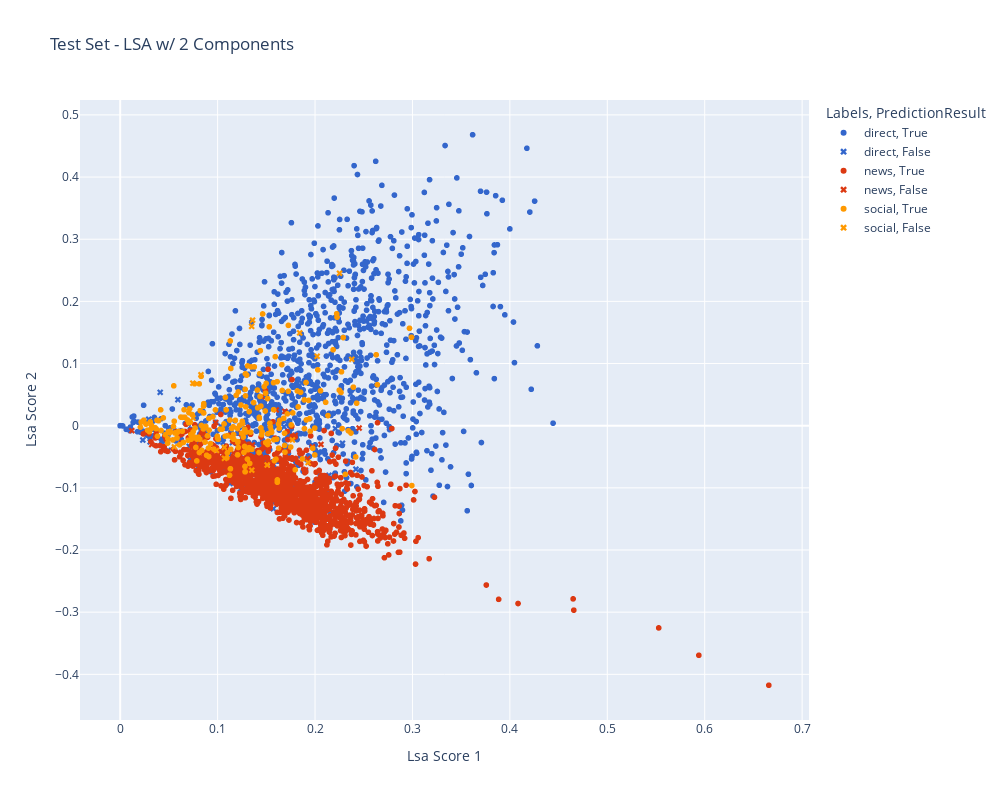

Write notebook code for a chart like this one.
### Code cell
# PLot all test set messages, highlight the miss-classified messages with an X
symbols = ['circle', 'x']

fig = px.scatter(res_df, x="Lsa Score 1", y="Lsa Score 2", color="Labels", hover_data=['Message'],
                 width=1000, height=800, title="Test Set - LSA w/ 2 Components",  
                 symbol = res_df['PredictionResult'], symbol_sequence=symbols, 
                 color_discrete_sequence=px.colors.qualitative.G10)

#fig.update_traces(marker_symbol="x", selector=dict(mode='markers'))
fig.show()

### Figure 1 — Plotly figure (JSON) as saved in the notebook; plotly's stock layout.template omitted (floating-point values rounded to 4 significant figures; data arrays with more than 128 entries replaced by an {"elided": "..."} marker saying what was removed)
{"data": [{"customdata": {"elided": "1047x1 str values"}, "hovertemplate": "Labels=direct<br>PredictionResult=True<br>Lsa Score 1=%{x}<br>Lsa Score 2=%{y}<br>Message=%{customdata[0]}<extra></extra>", "legendgroup": "direct, True", "marker": {"color": "#3366CC", "symbol": "circle"}, "mode": "markers", "name": "direct, True", "showlegend": true, "type": "scattergl", "x": {"elided": "1047 float values"}, "xaxis": "x", "y": {"elided": "1047 float values"}, "yaxis": "y"}, {"customdata": [["They say there is a hurrican ,would it be stared by rain<br> "], ["paklascencion##s "], ["there was a earthquake at cap haitien anorth haiti in 1842,the assessment was rest unknown<br> "], ["My wife is pregnant, she was hit by a block on Jan 12th, she went to the hospital and they said the baby has been moved<br> She's at the hospital called St<br> Therese Miragwan, he doesn't have any money to get her "], ["THE GOUVERNMENT CAANNOT TAKE CARE OF THIS SITUATION,THEY ONLY OBSERVE LIKE THE REST OF US,BUT DO LIKE IF THEY WERE DOING SOMETHING "], ["CYCLONE<br>J EXPECT THE ANSWER PATIENT<br> "], ["The quake happened at an elevated level<br> There are houses that are cracked<br> "], ["Big storm <br><br> 2 days off <br><br> still ca n't sleep <br><br> grr"], ["Would like information from Canada, Senegal, the USA, and France for refuge<br>"], ["It's Over in Gressier<br> The population in the area - Incomplete"], ["How the review will be conducted this year<br> "], ["we ask to contact the police to come check a machine brown located in the lobby of the Hotel El Hancho''''because there are armed people in the car "], ["Peanut butter and jelly sandwiches Apples"], ["Something I witnessed at 6 o'clock at the Centre d'hbergement in Damien: The Americans expelled/kicked out all the earthquake victims<br> "], ["This hurricane better actually happen <br><br> im in need of some serious down time <br><br> lmao"], ["Have they stopped to help and their disaster "], ["It will be really important to think with the country which is held by making back make another experiment with Obama by giving him the country<br> "], ["do the mosquitoes ONG gave are the insecticide which prevent from them to sting somebody is sleeping under it can die them too "], ["Total 50 items : canned beans and vegetables , canned stews and chilies , packaged turkey dogs , instant ( hydratable/microwave ) mac n cheese , noodles n stroganoff , boxed instant oatmeal and other cereals , misc <br> similar packaged items <br>"], ["In the Pyron area (Petionville-Tomasin) "], ["our homes have colapsed due to breaches in Manchar lake and we r now homeless plz save our children from bitter cold<br>"], ["HELP!!THEY ARE SHOOTING ON THE WAY TO ''FRERES'' BY THE IRON BRIDGE SINCE YESTERDAY NIGHT HURRY!!!! SEND SOLDIERS NOW "], ["Definitely ate about 75 % of my emergency food for Hurricane Sandy <br> That 's why I would never survive in a major disaster <br><br>"], ["I need a tente //   / / // @ @   @ to sleep happy<br><br>I sleep too much in the well stars "], ["<br> <br><br> I camping gaz cooker<br> <br><br> ( not sure )<br> <br> For a populatio of more than 5000 people/family<br> From comity for mangaing repair from earthquake"], ["people of Anse Rouge are dying of hunger and thirst<br> "], ["I am a chef and offer my services at a food bank or other facility that would provide food for relief victims of storm Sandy"], ["Storm at sacred heart of jesus"], ["no police officer ever there was only one since earthquake "], ["Whatus MENJS national education says in the exam affairs<br> neither this year<br> "], ["Have single use baby bottles and nipples from hospital , as well as baby formula <br> Also have mens and womens clothing <br>"], ["Food is getting very costly in PAP following the earthquake<br> Rice is now 250 gourdes a measuree it was 200 gourdes before<br> Corn is 125 gourdes, compared to 100 gourdes "], ["wants to know how many death and wounded due to quake"], ["A van full of water clothes blankets kitchen and bathroom miscellaneous garbage bagss gloves"], ["Mme Coq Philomene: Desermithe (Ption-Ville) "], ["I@UU#UTGa UTUUUXU  UU@UU@UUp U<br> "], ["Water , plastic cups and plates , and blankets <br>"], ["bandit are taking over Gonaives<br> they are armed<br> all the criminals are going away from the capital<br>"], ["wow clouds started to come up the sky,but the police stopped it "]], "hovertemplate": "Labels=direct<br>PredictionResult=False<br>Lsa Score 1=%{x}<br>Lsa Score 2=%{y}<br>Message=%{customdata[0]}<extra></extra>", "legendgroup": "direct, False", "marker": {"color": "#3366CC", "symbol": "x"}, "mode": "markers", "name": "direct, False", "showlegend": true, "type": "scattergl", "x": [0.1712, 0.02927, 0.1311, 0.2419, 0.2209, 0.0479, 0.1205, 0.05924, 0.2281, 0.1789, 0.1056, 0.2143, 0.02321, 0.1601, 0.1031, 0.1681, 0.1574, 0.1517, 0.1235, 0.1127, 0.1146, 0.1335, 0.1863, 0.1363, 0.1399, 0.1175, 0.2366, 0.04926, 0.06961, 0.07082, 0.1462, 0.1152, 0.1448, 0.07132, 0.03076, 0.04106, 0.1573, 0.133, 0.1465], "xaxis": "x", "y": [-0.01736, 0.01043, -0.04753, -0.06999, -0.00461, -0.02064, -0.04245, 0.0418, -0.02822, -0.116, -0.02676, -0.07975, -0.02314, -0.00106, -0.0007731, -0.001798, -0.06769, 0.006693, -0.1019, -0.093, -0.01644, 0.0009151, 0.06842, 0.09167, 0.01575, -0.08515, 0.05114, -0.03958, 0.003111, -0.03321, -0.05803, -0.02718, 0.03766, -0.05435, -0.02601, 0.05366, -0.1336, -0.05629, -0.06335], "yaxis": "y"}, {"customdata": {"elided": "1263x1 str values"}, "hovertemplate": "Labels=news<br>PredictionResult=True<br>Lsa Score 1=%{x}<br>Lsa Score 2=%{y}<br>Message=%{customdata[0]}<extra></extra>", "legendgroup": "news, True", "marker": {"color": "#DC3912", "symbol": "circle"}, "mode": "markers", "name": "news, True", "showlegend": true, "type": "scattergl", "x": {"elided": "1263 float values"}, "xaxis": "x", "y": {"elided": "1263 float values"}, "yaxis": "y"}, {"customdata": [["We attempted to consolidate this in the public opinion poll in 1997<br>"], ["He asked companies and individuals to do all they can to conserve power<br>"], ["The persons were signaled to come down the half submerged temple steps from where they were winched up<br>"], ["There is widespread disruption of essential services<br>"], ["Heavy portable pump (petrol driven) or tractor installed pump"], ["###For information, please contact: Godwin Atser, g<br>atser@cgiar<br>org Communication Officer (West & Central Africa)"], ["Until then, we are also making unconditional cash transfers available to those in the greatest need<br>"], ["Small hydraulic structures destroyed"], ["If you get good traditional medicines, they are very good and better than the hospital, she said<br>"], ["Food Aid Targets: drought-affected rural population, school feeding, food for work projects to help build shelters in villages destroyed in military campaign, resettlement packages for internally displaced persons (IDPs)"], ["How about the thousands of religious fanatics who do not believe in the gospel of vaccination?"], ["We have inflicted heavy losses on the enemy<br><br> where the Christian invading forces tried to expand, he added<br>"], ["No other bird species appeared to be involved in the outbreak<br>"], ["What impact did the poor rains and desert locusts have on the conditions of pastures and animals?"], ["So it's growing because this is agro-business<br>\""], ["Agencies/organizations need to ensure that sufficient supplies are at hand and that the supplies are distributed equitably: ideally utilising local inhabitants/partners in the distribution process<br>"], ["Better to go home, rescue what you can and start replanting crops, than to end up in a camp<br>"], ["Approximately 10,000 persons are camping outside on the roadside<br>"], ["They are in desperate need of clothes, domestic kitchen utensils, bedsheets and blankets<br>"], ["Now, we have this almost windless weather and a lot of smoke<br>"], ["I am pleased by a number of regional and global initiatives to strengthen health systems<br>"], ["White blood cells fight infection and platelets help blood clot<br>"], ["But they didn't come back and now we have to survive on rice gruel<br>"], ["It is the UK's biggest charity fund raising week<br>"], ["This price increase, even though small, is unexpected at harvest time<br>"], ["But where had she got the money to buy the food for her hovel of a restaurant?"]], "hovertemplate": "Labels=news<br>PredictionResult=False<br>Lsa Score 1=%{x}<br>Lsa Score 2=%{y}<br>Message=%{customdata[0]}<extra></extra>", "legendgroup": "news, False", "marker": {"color": "#DC3912", "symbol": "x"}, "mode": "markers", "name": "news, False", "showlegend": true, "type": "scattergl", "x": [0.1357, 0.1453, 0.1164, 0.07354, 0.03234, 0.1243, 0.1658, 0.0119, 0.2061, 0.2078, 0.1796, 0.1526, 0.1064, 0.1901, 0.09805, 0.166, 0.2453, 0.07546, 0.1678, 0.1923, 0.1601, 0.03775, 0.1691, 0.08182, 0.1193, 0.1973], "xaxis": "x", "y": [-0.03096, 0.04654, -0.04407, -0.03468, -0.03041, -0.01276, -0.03684, -0.007992, -0.03014, -0.08175, -0.01553, -0.03075, -0.04012, -0.07139, 0.005168, -0.06721, -0.003831, -0.03695, -0.09142, -0.05301, 0.02542, -0.012, 0.02304, -0.03446, -0.05449, -0.03402], "yaxis": "y"}, {"customdata": {"elided": "230x1 str values"}, "hovertemplate": "Labels=social<br>PredictionResult=True<br>Lsa Score 1=%{x}<br>Lsa Score 2=%{y}<br>Message=%{customdata[0]}<extra></extra>", "legendgroup": "social, True", "marker": {"color": "#FF9900", "symbol": "circle"}, "mode": "markers", "name": "social, True", "showlegend": true, "type": "scattergl", "x": {"elided": "230 float values"}, "xaxis": "x", "y": {"elided": "230 float values"}, "yaxis": "y"}, {"customdata": [["Possible 140 mph winds <br><br> <br>Hurricane Katrina had 110 mph winds <br><br> <br>needless to say I 'm already planning my evacuation list"], ["Remember when I didn't have to evacuate my apartment for a hurricane? No neither do I<br>"], ["No water situation getting difficult!\\nFood running out\\nEnough petrol to get to Santiago\\nAnyone read \\"], ["Going to check on my job during my day off to see if I have a job lol<br> #sandyapocalypse"], ["oukagoweedtime fall, hurricane, winter, NOT BAD"], ["All these fall under the category of Earthquake <br> <br> <br>"], ["ernandopaulsen <br><br>that the southern part of the Concepci‚àö‚â•n-Constituci‚àö‚â•n gap has accumulated a slip deficit that is large enough to produce"], ["Is horrible to see Duao, Iloca and Constituci‚àö‚â•n<br>"], ["i need to go the the south for help please tom‚àö¬© whaiting another more we come early"], ["@RandomCravings your welcome <br> If I can help in anyway let me know <br> #localsunite #Sandy #foodies"], ["Earthquake and google at the same time<br> What a bad day for the world"], ["ach_bakunas fuk the hurricane I'm gunna dieeee"], ["Pray for me in the hurricane :("], ["ShesElusive I just heard in the news about the earthquake but I read it earlier when u tweeted it about it!"], ["therodproject 7<br>2 earthquake destroyed and killed many"], ["Ocean & Earth shop inside the Omnium mall in Las Condes and pay your permiso there to contribute towards the Municipalidad de Pelluhue<br>"], ["I 'm safe , I 'm alive <br><br> <br>I 'm here<br> #SandySurvivor"]], "hovertemplate": "Labels=social<br>PredictionResult=False<br>Lsa Score 1=%{x}<br>Lsa Score 2=%{y}<br>Message=%{customdata[0]}<extra></extra>", "legendgroup": "social, False", "marker": {"color": "#FF9900", "symbol": "x"}, "mode": "markers", "name": "social, False", "showlegend": true, "type": "scattergl", "x": [0.07457, 0.2252, 0.07477, 0.1842, 0.135, 0.1071, 0.1509, 0.1069, 0.2377, 0.135, 0.193, 0.08291, 0.1768, 0.2022, 0.0556, 0.09882, 0.1359], "xaxis": "x", "y": [0.06837, 0.2452, 0.01244, 0.1493, -0.07156, -0.05251, -0.06324, -0.03492, 0.1068, 0.1598, -0.05938, 0.08192, -0.02288, 0.1117, -0.03397, -0.03979, 0.1698], "yaxis": "y"}], "layout": {"height": 800, "legend": {"title": {"text": "Labels, PredictionResult"}, "tracegroupgap": 0}, "title": {"text": "Test Set - LSA w/ 2 Components"}, "width": 1000, "xaxis": {"anchor": "y", "domain": [0, 1], "title": {"text": "Lsa Score 1"}}, "yaxis": {"anchor": "x", "domain": [0, 1], "title": {"text": "Lsa Score 2"}}}}
